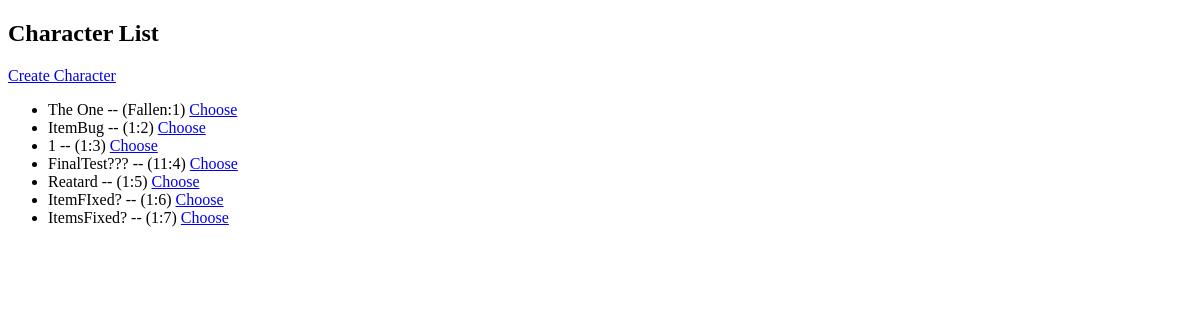
Before: /list (signed in) with the older database file.
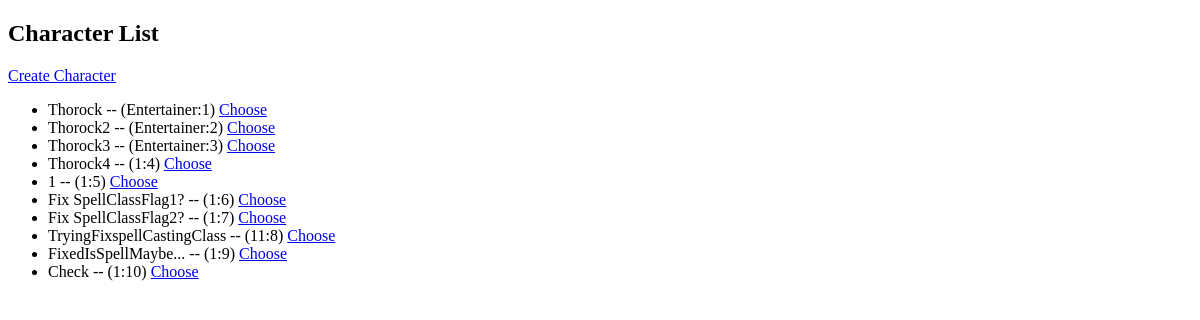
After: the same page with the newer database file.
### tables this page shows
CREATE TABLE Character(
characterid INTEGER PRIMARY KEY AUTOINCREMENT,
userid INTEGER REFERENCES User(userid),
background TEXT NOT NULL,
iscompanion INTEGER CHECK(iscompanion >= 0) DEFAULT NULL, 
name TEXT,
playername TEXT,
electrum INTEGER CHECK(electrum >= 0) DEFAULT 0,
gold INTEGER CHECK(gold >= 0) DEFAULT 0,
silver INTEGER CHECK(silver >= 0) DEFAULT 0,
copper INTEGER CHECK(copper >= 0) DEFAULT 0,
platinum INTEGER CHECK(platinum >= 0) DEFAULT 0,
ownerid INTEGER REFERENCES Character(characterid) DEFAULT NULL
);

### MyFlask.py (the view)
@app.route("/list") #character listing page
def list_characters():
    conn = sqlite3.connect("DnDCharacterManager.db")
    cursor = conn.cursor()
    cursor.execute("SELECT * FROM User")
    print(cursor.fetchall())
    cursor.execute("SELECT * FROM Character")
    print(cursor.fetchall())
    user_id = session.get("userid")
    cursor.execute("SELECT characterid, name, background FROM Character WHERE userid = ? AND iscompanion = 0", (user_id,))
    characters = cursor.fetchall()
    cursor.execute("SELECT username FROM User WHERE userid = ?", (user_id,))
    username = cursor.fetchone()[0]
    conn.close()
    return render_template("list.html", characters=characters, username=username)

### templates/list.html (shortened to what this page needs)
<!DOCTYPE html>
<html lang="en">
<head>
</head>
<body>
    <h2>Character List</h2>
    <a href="/charactercreation"> Create Character </a>
    <ul>
        {% for c in characters %}
            <li>
                {{c[1]}} -- ({{c[2]}}:{{c[0]}})
                <a href="character/{{ c[0] }}">Choose</a>
            </li>
        {% endfor %}
    </ul>
</body>
</html>

Changed rows visible on the page:
changed Character id 1: name "The One" → "Thorock"; background "Fallen" → "Entertainer"
changed Character id 2: name "ItemBug" → "Thorock2"; background "1" → "Entertainer"
changed Character id 3: name "1" → "Thorock3"; background "1" → "Entertainer"
changed Character id 4: name "FinalTest???" → "Thorock4"; background "11" → "1"
changed Character id 5: name "Reatard" → "1"
changed Character id 6: name "ItemFIxed?" → "Fix SpellClassFlag1?"
changed Character id 7: name "ItemsFixed?" → "Fix SpellClassFlag2?"
added Character: name "TryingFixspellCastingClass", background "11", characterid "8"
added Character: name "FixedIsSpellMaybe...", background "1", characterid "9"
added Character: name "Check", background "1", characterid "10"
